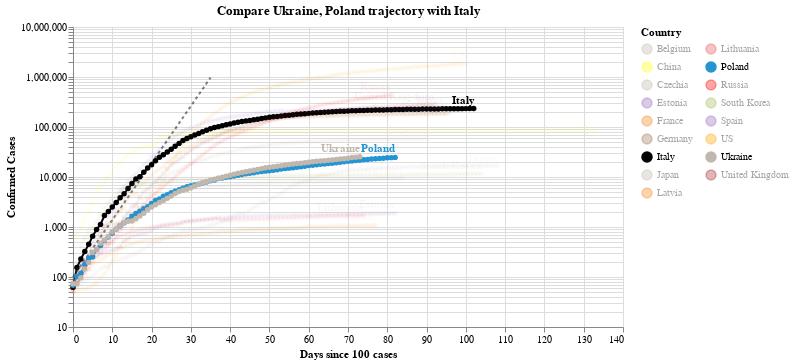

Notebook code for this chart:
### Code cell
#hide_input
chart2 = make_since_chart(dff2, ['Ukraine', 'Poland'], baseline_countries)
chart2

### Figure 1 — Vega-Lite specification as saved in the notebook (floating-point values rounded to 4 significant figures; data arrays with more than 128 entries replaced by an {"elided": "..."} marker saying what was removed)
{"config": {"view": {"continuousWidth": 400, "continuousHeight": 300}}, "layer": [{"data": {"name": "data-628230001892d6798b50651be41d1b3e"}, "mark": {"type": "line", "color": "black", "opacity": 0.5, "strokeDash": [3, 3]}, "encoding": {"x": {"type": "quantitative", "field": "Days since 100 cases"}, "y": {"type": "quantitative", "field": "Confirmed Cases"}}}, {"data": {"name": "data-6056c84f87dfe69c5119a08b831d8b6e"}, "mark": {"type": "line", "point": true}, "encoding": {"color": {"type": "nominal", "field": "Country", "legend": {"columns": 2}, "scale": {"domain": ["Belgium", "China", "Czechia", "Estonia", "France", "Germany", "Italy", "Japan", "Latvia", "Lithuania", "Poland", "Russia", "South Korea", "Spain", "US", "Ukraine", "United Kingdom"], "range": ["#C1B7AD", "yellow", "#C1B7AD", "#9467bd", "#F58518", "#9D755D", "black", "#C1B7AD", "#F58518", "#E45756", "#2495D3", "red", "#A1BA59", "#9467bd", "orange", "#C1B7AD", "brown"]}}, "opacity": {"condition": {"value": 1, "selection": "selector003"}, "value": 0.05}, "tooltip": [{"type": "nominal", "field": "Country"}, {"type": "temporal", "field": "Date"}, {"type": "quantitative", "field": "Confirmed Cases"}, {"type": "quantitative", "field": "Days since 100 cases"}], "x": {"type": "quantitative", "field": "Days since 100 cases"}, "y": {"type": "quantitative", "field": "Confirmed Cases", "scale": {"type": "log"}}}, "selection": {"selector003": {"type": "multi", "fields": ["Country"], "bind": "legend", "init": [{"Country": "Ukraine"}, {"Country": "Poland"}, {"Country": "Italy"}]}}, "width": 550}, {"data": {"name": "data-6056c84f87dfe69c5119a08b831d8b6e"}, "mark": {"type": "text", "align": "right", "dy": -8, "fontWeight": "bold"}, "encoding": {"color": {"type": "nominal", "field": "Country", "legend": {"columns": 2}, "scale": {"domain": ["Belgium", "China", "Czechia", "Estonia", "France", "Germany", "Italy", "Japan", "Latvia", "Lithuania", "Poland", "Russia", "South Korea", "Spain", "US", "Ukraine", "United Kingdom"], "range": ["#C1B7AD", "yellow", "#C1B7AD", "#9467bd", "#F58518", "#9D755D", "black", "#C1B7AD", "#F58518", "#E45756", "#2495D3", "red", "#A1BA59", "#9467bd", "orange", "#C1B7AD", "brown"]}}, "opacity": {"condition": {"value": 1, "selection": "selector003"}, "value": 0.05}, "text": {"type": "nominal", "field": "Country"}, "tooltip": [{"type": "nominal", "field": "Country"}, {"type": "temporal", "field": "Date"}, {"type": "quantitative", "field": "Confirmed Cases"}, {"type": "quantitative", "field": "Days since 100 cases"}], "x": {"type": "quantitative", "field": "Days since 100 cases"}, "y": {"type": "quantitative", "field": "Confirmed Cases", "scale": {"type": "log"}}}, "transform": [{"filter": "(datum['Date'] >= 1591142400000)"}], "width": 550}], "title": "Compare Ukraine, Poland trajectory with Italy", "$schema": "https://vega.github.io/schema/vega-lite/v4.0.2.json", "datasets": {"data-628230001892d6798b50651be41d1b3e": [{"Days since 100 cases": 0, "Confirmed Cases": 100.0}, {"Days since 100 cases": 1, "Confirmed Cases": 130.0}, {"Days since 100 cases": 2, "Confirmed Cases": 169.0}, {"Days since 100 cases": 3, "Confirmed Cases": 219.7}, {"Days since 100 cases": 4, "Confirmed Cases": 285.6}, {"Days since 100 cases": 5, "Confirmed Cases": 371.3}, {"Days since 100 cases": 6, "Confirmed Cases": 482.7}, {"Days since 100 cases": 7, "Confirmed Cases": 627.5}, {"Days since 100 cases": 8, "Confirmed Cases": 815.7}, {"Days since 100 cases": 9, "Confirmed Cases": 1060.0}, {"Days since 100 cases": 10, "Confirmed Cases": 1379.0}, {"Days since 100 cases": 11, "Confirmed Cases": 1792.0}, {"Days since 100 cases": 12, "Confirmed Cases": 2330.0}, {"Days since 100 cases": 13, "Confirmed Cases": 3029.0}, {"Days since 100 cases": 14, "Confirmed Cases": 3937.0}, {"Days since 100 cases": 15, "Confirmed Cases": 5119.0}, {"Days since 100 cases": 16, "Confirmed Cases": 6654.0}, {"Days since 100 cases": 17, "Confirmed Cases": 8650.0}, {"Days since 100 cases": 18, "Confirmed Cases": 11250.0}, {"Days since 100 cases": 19, "Confirmed Cases": 14620.0}, {"Days since 100 cases": 20, "Confirmed Cases": 19000.0}, {"Days since 100 cases": 21, "Confirmed Cases": 24710.0}, {"Days since 100 cases": 22, "Confirmed Cases": 32120.0}, {"Days since 100 cases": 23, "Confirmed Cases": 41750.0}, {"Days since 100 cases": 24, "Confirmed Cases": 54280.0}, {"Days since 100 cases": 25, "Confirmed Cases": 70560.0}, {"Days since 100 cases": 26, "Confirmed Cases": 91730.0}, {"Days since 100 cases": 27, "Confirmed Cases": 119300.0}, {"Days since 100 cases": 28, "Confirmed Cases": 155000.0}, {"Days since 100 cases": 29, "Confirmed Cases": 201500.0}, {"Days since 100 cases": 30, "Confirmed Cases": 262000.0}, {"Days since 100 cases": 31, "Confirmed Cases": 340600.0}, {"Days since 100 cases": 32, "Confirmed Cases": 442800.0}, {"Days since 100 cases": 33, "Confirmed Cases": 575600.0}, {"Days since 100 cases": 34, "Confirmed Cases": 748300.0}, {"Days since 100 cases": 35, "Confirmed Cases": 972800.0}], "data-6056c84f87dfe69c5119a08b831d8b6e": {"elided": "1584 records"}}}
